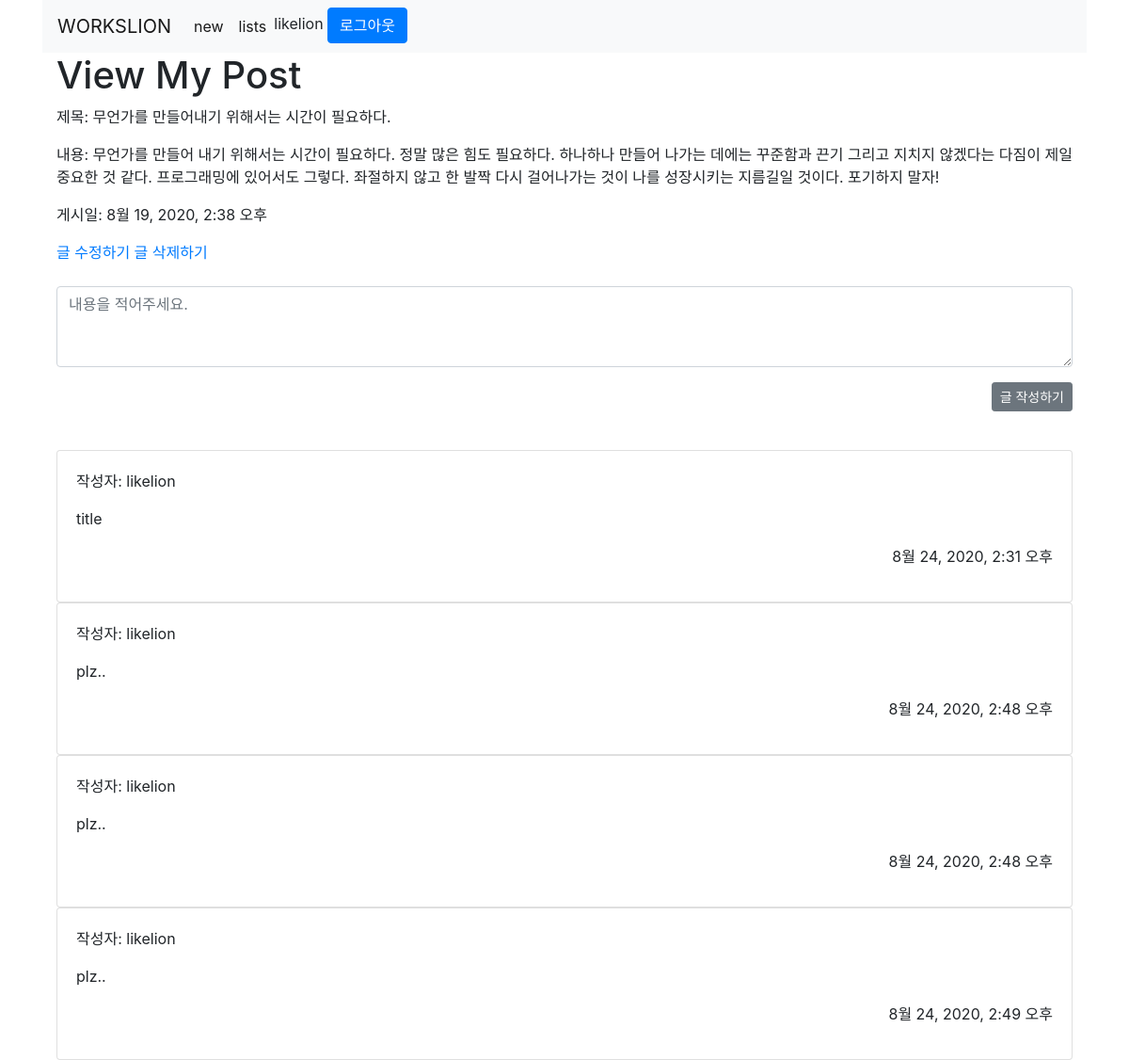
The app's page /post/1/ (signed in) with its own data.
### post/models.py (models this page shows, shortened)
class Post(models.Model):
    title = models.CharField(max_length=100)
    content = models.TextField()
    post_active = models.BooleanField(default=False)
    created_at = models.DateTimeField(auto_now_add=True)

class Comment(models.Model):
    user = models.ForeignKey(User, on_delete=models.CASCADE, null=True)
    post = models.ForeignKey(Post, on_delete=models.CASCADE, null=True)
    content = models.CharField(max_length=100)
    created_at = models.DateTimeField(auto_now_add=True)

### post/views.py (the view)
# urls.py: path('<int:post_id>/', views.detail, name='detail'),
def detail(request, post_id):
    post = Post.objects.get(id=post_id)
    comment = Comment.objects.filter(post=post_id)
    context = {
        'post' : post,
        'comment' : comment
    }
    return render(request, 'detail.html', context)

### post/templates/detail.html (shortened to what this page needs)
{% extends "base.html" %}
{% block content %}
<div class="container">
    <h1>View My Post</h1>
        <p>제목: {{ post.title }}</p>
        <p>내용: {{ post.content }}</p>
        <p>게시일: {{ post.created_at }}</p>
<a href="{% url 'post:edit' post.id %}">글 수정하기</a>
<a href="{% url 'post:delete' post.id %}">글 삭제하기</a>
</div>
<br>
<div class="container">
<form action="{% url 'post:commentcreate' post.id %}" method="POST">
    <div class="form-group">
        <textarea class="form-control" rows="3" placeholder="내용을 적어주세요." name="content"></textarea>
    </div>
    <button type="submit" class="btn btn-secondary btn-sm" style="float:right">글 작성하기</button>
</form>
</div>
<br>
<br>
<br>
<div class="container">
{% for comment in comment %}
    <div class="card">
        <div class="card-body">
            <p>작성자: {{comment.user}}</p>
            <p>{{comment.content}}</p>
            <p style="float:right;">{{comment.created_at}}</p>
        </div>
    </div>
{% endfor %}
</div>
{% endblock %}

### templates/base.html (shortened to what this page needs)
{% load static %}
<!DOCTYPE html>
<html>
<head>
    <link rel="stylesheet" href="https://stackpath.bootstrapcdn.com/bootstrap/4.5.2/css/bootstrap.min.css">
</head>
<body>
    {% load static %}
    <div class="container">
        <nav class="navbar navbar-expand-lg navbar-light bg-light">
            <a class="navbar-brand" href="{% url 'index' %}">WORKSLION</a>
            <div class="collapse navbar-collapse" id="navbarNavAltMarkup">
                <div class="navbar-nav">
                    <a class="nav-link active" href="{% url 'post:new' %}">new</span></a>
                    <a class="nav-link active" href="{% url 'post:lists' %}">lists</span></a>
                    {% if user.is_authenticated %}
                        <form action="{% url 'accounts:logout' %}" method="POST">
                            {{ user.get_username }}
                            <button type="submit" class="btn btn-primary">로그아웃</button>
                        </form>
                    {% else %}
                        <a class="nav-link active" href="{% url 'accounts:login' %}">로그인</span></a>
                        <a class="nav-link active" href="{% url 'accounts:sign_up' %}">회원가입</span></a>
                    {% endif %}
                </div>
            </div>
        </nav>
        {% block content %}
        {% endblock %}
    </div>
</body>
</html>

### records on screen
Post: title "무언가를 만들어내기 위해서는 시간이 필요하다.", content "무언가를 만들어 내기 위해서는 시간이 필요하다. 정말 많은 힘도 필요하다. 하나하나 만들어 나가는 데에는 꾸준함과 끈기 그리고 지치지 않겠다는 다짐이 제일 중요한 것 같다. 프로그래밍에 있어서도 그렇다. 좌절하지 않고 한 발짝 다시 걸어나가는 것이 나를 성장시키는 지름길일 것이다. 포기하지 말자!", created_at "8월 19, 2020, 2:38 오후"
Comment: user "likelion", content "title", created_at "8월 24, 2020, 2:31 오후"
Comment: user "likelion", content "plz..", created_at "8월 24, 2020, 2:48 오후"
Comment: user "likelion", content "plz..", created_at "8월 24, 2020, 2:48 오후"
Comment: user "likelion", content "plz..", created_at "8월 24, 2020, 2:49 오후"

### other values on screen
{{ user.get_username }} "likelion"
